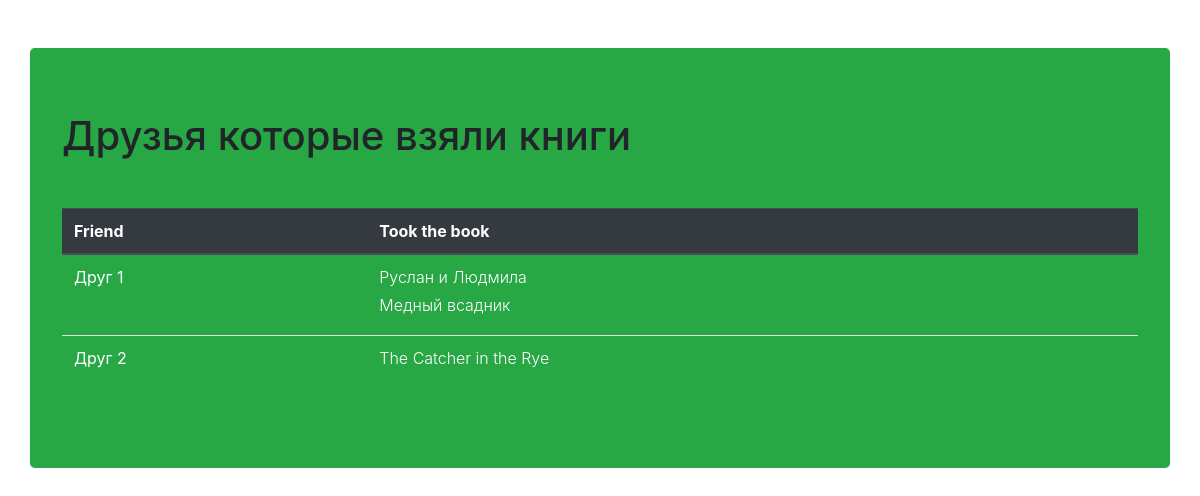
Page /friends/ on the committed database.
### p_library/models.py (models this page shows)
class Friend(models.Model):
    full_name = models.CharField(max_length=99, verbose_name="Имя")
    books = models.ManyToManyField(Book, verbose_name="Взяли в долг")
    def __str__(self):
        return self.full_name

class Book(models.Model):
    ISBN = models.CharField(max_length=13)
    title = models.CharField(max_length=100)
    description = models.TextField()
    year_release = models.SmallIntegerField()
    price = models.FloatField()
    copy_count = models.SmallIntegerField(default=1)
    cover = models.ImageField(upload_to='cover/%M/%S', blank=True, verbose_name='Загрузить обложку')
    author = models.ForeignKey(Author, on_delete=models.CASCADE, null=True, verbose_name="Вербос_нэйм")
    publishing_house = models.ForeignKey(PublishingHouse, on_delete=models.CASCADE, verbose_name="Издательство",
                                         null=True, related_name="books", blank=True)
    authors = models.ManyToManyField(
        Author,
        through='Inspiration',
        through_fields=('book', 'author'),
        related_name='authors',
    )
    def __str__(self):
        return self.title

### p_library/views.py (the view)
# urls.py: path('friends/', FriendsList.as_view(), name='friend_list'),
class FriendsList(ListView):
    model = Friend
    context_object_name = 'friends'
    template_name = 'list_friends.html'

### p_library/templates/list_friends.html (shortened to what this page needs)
{% load static %}
<link rel="stylesheet" href="{% static 'css/bootstrap.min.css' %}">
<!DOCTYPE html>
<html lang="en">
<head>
</head>
<body>
    <div class="container jumbotron bg-success mt-5">
        <h1 class="">Друзья которые взяли книги</h1>
        <table class="table mt-5">
            <thead class="thead-dark">
            <tr>
                <th>Friend</th>
                <th>Took the book</th>
            </tr>
            </thead>
            <tbody>
            {% for friend in friends %}
            <tr>
                <th class="font-weight-normal text-white">{{ friend }}</th>
                <th>
                {% for book in friend.books.get_queryset %}
                    <dd><li class="list-unstyled font-weight-light text-white">{{ book }}</li></dd>
                {% endfor %}
                </th>
            </tr>
            {% endfor %}
            </tbody>
        </table>
    </div>
</body>
</html>

### rows in the picture
Friend: full_name "Друг 1"
Book: title "Руслан и Людмила"
Book: title "Медный всадник"
Friend: full_name "Друг 2"
Book: title "The Catcher in the Rye"
